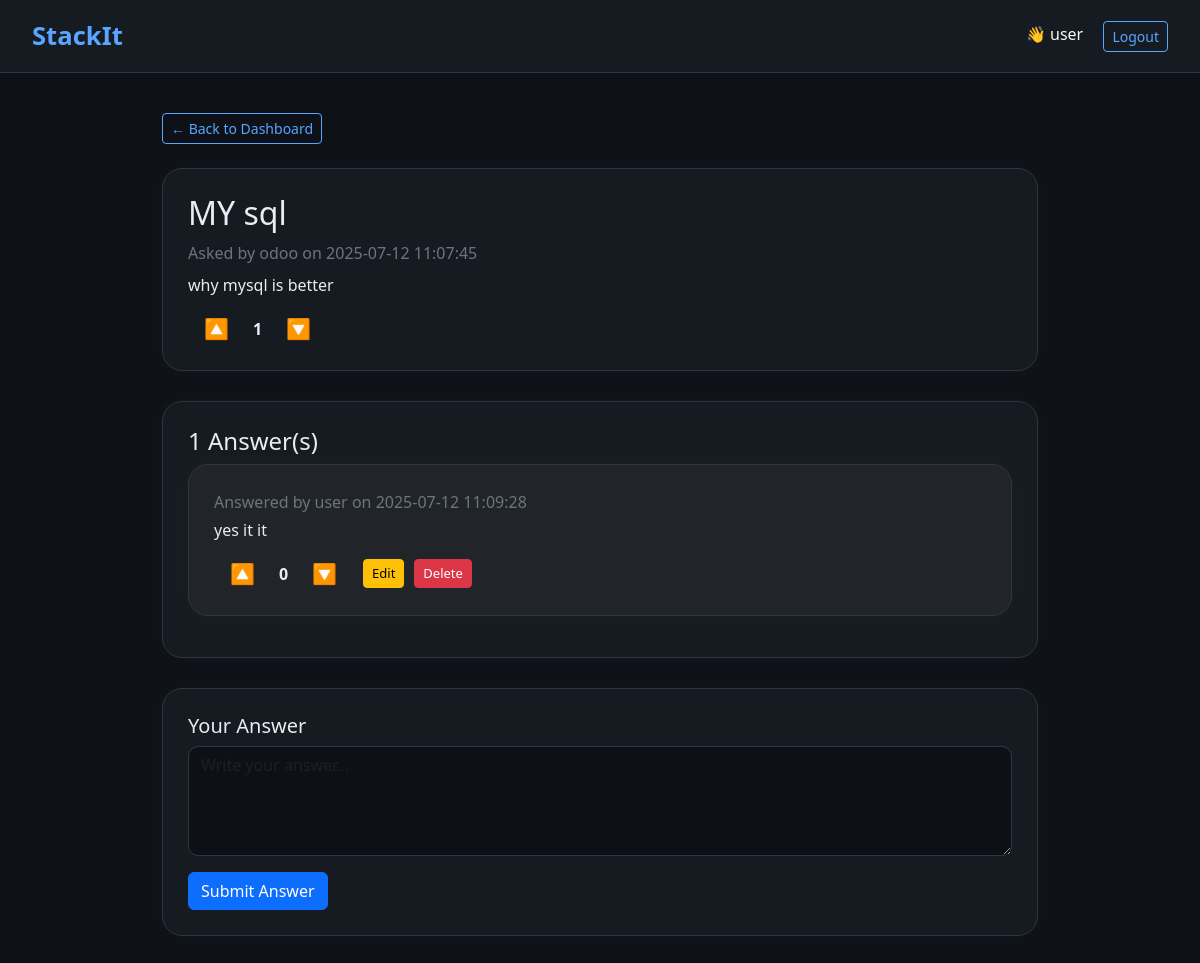
The page /root/view_question.php?id=12 (signed in) on the database its author committed.
### tables this page shows
CREATE TABLE `questions` (
  `id` int(11) NOT NULL,
  `user_id` int(11) NOT NULL,
  `title` varchar(255) NOT NULL,
  `description` text NOT NULL,
  `created_at` timestamp NOT NULL DEFAULT current_timestamp()
);

CREATE TABLE `users` (
  `user_id` int(11) NOT NULL,
  `username` varchar(100) NOT NULL,
  `email` varchar(100) NOT NULL,
  `password` varchar(255) NOT NULL,
  `role` enum('guest','user','admin') DEFAULT 'user'
);

CREATE TABLE `answers` (
  `id` int(11) NOT NULL,
  `question_id` int(11) NOT NULL,
  `user_id` int(11) NOT NULL,
  `content` text NOT NULL,
  `is_accepted` tinyint(1) DEFAULT 0,
  `created_at` timestamp NOT NULL DEFAULT current_timestamp()
);

### root/view_question.php (the view, shortened to what this page needs)
<?php
require 'config.php';
$username = $_SESSION['user'] ?? null;
$user_id = $_SESSION['user_id'] ?? null;
$question_id = (int) $_GET['id'];
$stmt = $conn->prepare("
    SELECT q.id, q.title, q.description, q.created_at, u.username
    FROM questions q
    JOIN users u ON q.user_id = u.user_id
    WHERE q.id = ?
");
$stmt->execute([$question_id]);
$question = $stmt->fetch(PDO::FETCH_ASSOC);
$voteStmt = $conn->prepare("
    SELECT
        SUM(CASE WHEN vote_type = 'upvote' THEN 1 WHEN vote_type = 'downvote' THEN -1 ELSE 0 END) AS total
    FROM votes WHERE question_id = ?
");
$voteStmt->execute([$question_id]);
$questionVotes = $voteStmt->fetchColumn() ?? 0;
$userQuestionVote = null;
if ($user_id) {
    $stmt = $conn->prepare("SELECT vote_type FROM votes WHERE user_id = ? AND question_id = ?");
    $stmt->execute([$user_id, $question_id]);
    $row = $stmt->fetch(PDO::FETCH_ASSOC);
    $userQuestionVote = $row['vote_type'] ?? null;
}
$stmt = $conn->prepare("
    SELECT a.id AS answer_id, a.content, a.created_at, a.user_id, u.username
    FROM answers a
    JOIN users u ON a.user_id = u.user_id
    WHERE a.question_id = ?
    ORDER BY a.created_at DESC
");
$stmt->execute([$question_id]);
$answers = $stmt->fetchAll(PDO::FETCH_ASSOC);
?>
<!DOCTYPE html>
<html lang="en">
<head>
  <link href="https://cdn.jsdelivr.net/npm/bootstrap@5.3.0/dist/css/bootstrap.min.css" rel="stylesheet" />
</head>
<body>
<nav class="navbar navbar-expand-lg">
  <a class="navbar-brand" href="dashboard.php">StackIt</a>
  <div class="ms-auto">
    <?php if ($user_id): ?>
      <span class="text-light me-3">👋 <?= htmlspecialchars($username) ?></span>
      <a href="logout.php" class="btn btn-outline-light btn-sm">Logout</a>
    <?php else: ?>
      <a href="login.php" class="btn btn-outline-light btn-sm me-2">Login</a>
      <a href="register.php" class="btn btn-outline-light btn-sm">Register</a>
    <?php endif; ?>
  </div>
</nav>
<div class="container">
  <div class="mb-4">
    <a href="dashboard.php" class="btn btn-outline-light btn-sm">← Back to Dashboard</a>
  </div>
  <div class="card-style">
    <h2><?= htmlspecialchars($question['title']) ?></h2>
    <div class="mb-2 text-secondary">Asked by <?= htmlspecialchars($question['username']) ?> on <?= $question['created_at'] ?></div>
    <p><?= nl2br(htmlspecialchars($question['description'])) ?></p>
    <div class="mt-3 d-flex align-items-center">
      <form method="POST" action="vote.php" class="me-2">
        <button class="btn-vote <?= $userQuestionVote === 'upvote' ? 'active' : '' ?>">🔼</button>
      </form>
      <strong><?= $questionVotes ?></strong>
      <form method="POST" action="vote.php" class="ms-2">
        <button class="btn-vote <?= $userQuestionVote === 'downvote' ? 'active' : '' ?>">🔽</button>
      </form>
    </div>
  </div>
  <div class="card-style">
    <h4><?= count($answers) ?> Answer(s)</h4>
    <?php foreach ($answers as $ans): ?>
      <?php
        $voteStmt = $conn->prepare("SELECT SUM(CASE WHEN vote_type='upvote' THEN 1 WHEN vote_type='downvote' THEN -1 ELSE 0 END) AS total FROM votes WHERE answer_id = ?");
        $voteStmt->execute([$ans['answer_id']]);
        $answerVotes = $voteStmt->fetchColumn() ?? 0;
        $userAnswerVote = null;
        if ($user_id) {
          $stmt = $conn->prepare("SELECT vote_type FROM votes WHERE user_id = ? AND answer_id = ?");
          $stmt->execute([$user_id, $ans['answer_id']]);
          $row = $stmt->fetch(PDO::FETCH_ASSOC);
          $userAnswerVote = $row['vote_type'] ?? null;
        }
      ?>
      <div class="card-style bg-dark mb-3">
        <div class="text-secondary mb-1">Answered by <?= htmlspecialchars($ans['username']) ?> on <?= $ans['created_at'] ?></div>
        <p><?= nl2br(htmlspecialchars($ans['content'])) ?></p>
        <div class="d-flex align-items-center mt-2">
          <form method="POST" action="vote.php" class="me-2">
            <button class="btn-vote <?= $userAnswerVote === 'upvote' ? 'active' : '' ?>">🔼</button>
          </form>
          <strong><?= $answerVotes ?></strong>
          <form method="POST" action="vote.php" class="ms-2">
            <button class="btn-vote <?= $userAnswerVote === 'downvote' ? 'active' : '' ?>">🔽</button>
          </form>
          <?php if ($user_id == $ans['user_id']): ?>
            <a href="edit_answer.php?id=<?= $ans['answer_id'] ?>" class="btn btn-warning btn-sm btn-action">Edit</a>
            <a href="delete_answer.php?id=<?= $ans['answer_id'] ?>&question_id=<?= $question_id ?>" onclick="return confirm('Delete this answer?')" class="btn btn-danger btn-sm btn-action">Delete</a>
          <?php endif; ?>
        </div>
      </div>
    <?php endforeach; ?>
  </div>
  <div class="card-style">
    <h5>Your Answer</h5>
    <?php if (!$user_id): ?>
      <div class="alert alert-warning">Please <a href="login.php">login</a> to post an answer.</div>
    <?php else: ?>
      <form method="POST">
        <div class="mb-3">
          <textarea name="content" class="form-control" rows="4" placeholder="Write your answer..." required></textarea>
        </div>
        <button type="submit" class="btn btn-primary">Submit Answer</button>
      </form>
    <?php endif; ?>
  </div>
</div>
</body>
</html>

### root/view_question.php (style rules this page uses)
body { background: #0e1117; color: #e6edf3; font-family: 'Segoe UI', sans-serif; }
.navbar { background-color: #161b22 !important; border-bottom: 1px solid #30363d; padding: 12px 32px; }
.navbar-brand { font-size: 1.6rem; font-weight: bold; color: #58a6ff !important; }
.btn-outline-light { border-color: #58a6ff; color: #58a6ff; }
.container { max-width: 900px; margin: 40px auto; }
.card-style { background-color: #161b22; border-radius: 20px; padding: 25px; margin-bottom: 30px; border: 1px solid #30363d; box-shadow: 0 0 30px rgba(255,255,255,0.03); }
.btn-vote { border: none; background: transparent; color: #58a6ff; font-size: 20px; margin: 0 10px; cursor: pointer; }
.btn-action { font-size: 13px; margin-left: 10px; }
textarea.form-control { background-color: #0d1117; color: #fff; border: 1px solid #30363d; border-radius: 10px; }

### rows shown on the page
questions: title "MY sql", user.username "odoo", created_at "2025-07-12 11:07:45", description "why mysql is better"
answers: user.username "user", created_at "2025-07-12 11:09:28", content "yes it it", answerVotes "0"

### other values the page prints
$username "user"
$questionVotes "1"
count($answers) "1"
